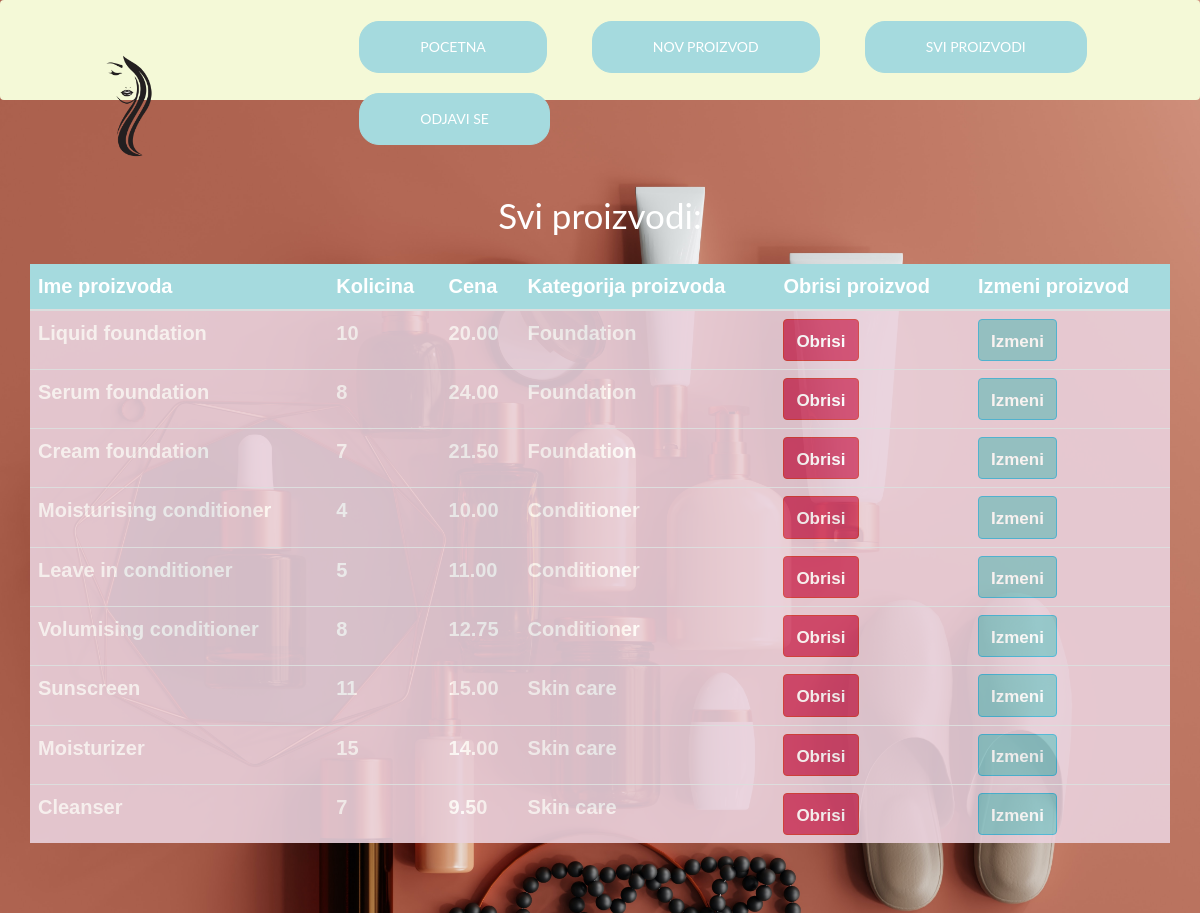
Screenshot of /prikaziProizvode.php with the database file from the repository.
### tables this page shows
CREATE TABLE `proizvodi` (
  `proizvodId` int(11) NOT NULL,
  `imeProizvoda` varchar(255) NOT NULL,
  `kolicina` int(255) NOT NULL,
  `cena` decimal(10,2) NOT NULL,
  `kategorijaId` int(11) NOT NULL
);

CREATE TABLE `kategorija` (
  `kategorijaId` int(11) NOT NULL,
  `imeKategorije` varchar(255) NOT NULL
);

### modeli/proizvod.php (called while the page is built, shortened)
<?php
class Proizvod{
  function __construct($proizvodId=null,$imeProizvoda=null,$kolicina=null,$cena=null,$kategorijaId=null) {
        $this->proizvodId = $proizvodId;
        $this->imeProizvoda = $imeProizvoda;
        $this->kolicina = $kolicina;
        $this->cena = $cena;
        $this->kategorijaId=$kategorijaId;
    }
}
?>

### modeli/kategorija.php (called while the page is built, shortened)
<?php
class Kategorija{
  function __construct($kategorijaId=null,$imeKategorije=null) {
        $this->imeKategorije = $imeKategorije;
    }
}
?>

### prikaziProizvode.php (the view, shortened to what this page needs)
<?php
include 'konekcija.php';
include 'modeli/proizvod.php';
include 'modeli/kategorija.php';
?>
<!DOCTYPE html>
<html lang="en">
<head>
  <link href="css/bootstrap.css" rel="stylesheet">
  <link href="css/style.css" rel="stylesheet">
</head>
<body style="background-size: cover;">
<nav class="navbar navbar-expand-lg navbar-light" id="navCont" style="height:100px; ">
            <div class="collapse navbar-collapse" id="navbarCollapse">
                <div class="navbar-nav p-lg-0 " style="margin-left: 2%; margin-top:10px;   ">
                <li><img src="photos/logoo.png" alt="navSlika" class="imgNav" ></li>
                    <li><a id="btn-Pocetna" href="index.php" type="button" class="btn btn-success btn-block" style="margin-left:100px" >
                        Pocetna</a></li>
                    <li><a id="btn-Dodaj" type="button" class="btn btn-success btn-block"  style="margin-left:100px" data-toggle="modal" data-target="#my" >
                        Nov proizvod </a></li>
                    <li><a id="btn-Prikazi" href="prikaziProizvode.php" type="button" style="margin-left:100px" class="btn btn-success btn-block">
                        Svi proizvodi</a></li>
                    <li><a id="btn-Pocetna" href="odjava.php" type="button" class="btn btn-success btn-block"  style="margin-left:100px">
                    Odjavi se</a> </li>
                </div>
            </div>
    </nav>
  <div class="container pt">
    <?php
    $niz = [];
    $rez = $conn->query("select * from proizvodi pr join kategorija k on pr.kategorijaId=k.kategorijaId");
    while ($red = $rez->fetch_array()) {
      $kategorija = new Kategorija($red['kategorijaId'], $red['imeKategorije']);
      $proizvodi = new Proizvod($red['proizvodId'], $red['imeProizvoda'], $red['kolicina'],$red['cena'], $kategorija);
      array_push($niz, $proizvodi);
    }
    ?>
    <p style="color:white; font-size:35px; padding-top:30px; padding-bottom:10px; text-align:center;"><span style="display: inline-block;">Svi proizvodi:</span></p>
    <table class="table table-hover">
      <thead style="font-weight:500px; font-size:20px; color: white; background-color: #A5DADE">
        <tr>
          <th>Ime proizvoda</th>
          <th>Kolicina</th>
          <th>Cena</th>
          <th>Kategorija proizvoda</th>
          <th>Obrisi proizvod</th>
          <th>Izmeni proizvod</th>
        </tr>
      </thead>
      <tbody style="color:white; font-size:20px ; font-weight: bold; background-color: #ead1dc; opacity:90%">
        <?php
        foreach ($niz as $vrednost) {
        ?>
          <tr>
            <td data-target="imeProizvoda"><?php echo $vrednost->imeProizvoda ?> </td>
            <td data-target="kolicina"><?php echo $vrednost->kolicina ?> </td>
            <td data-target="cena"><?php echo $vrednost->cena ?> </td>
            <td data-target="kategorijaId"><?php echo $vrednost->kategorijaId->imeKategorije ?></td>
            <td><button id="btnObrisi" name="btnObrisi" class="btn btn-danger" style="background-color:#d1466c ; color:white ; font-weight:bold; padding-top:10px; font-size:17px"
            data-id1="<?php echo $vrednost->proizvodId ?>">Obrisi</a></td>
            <td><button class="btn btn-info" data-toggle="modal" style="background-color:#90C7CA ; color:white ; font-weight:bold; padding-top:10px; font-size:17px"
            data-target="#my1" data-id2="<?php echo $vrednost->proizvodId ?>">Izmeni</a></td>
          </tr>
        <?php
        }
        ?>
      </tbody>
    </table>
  </div>
</body>
</html>

### css/style.css (style rules this page uses)
li { padding-right: 20px !important; margin-right: 20px !important; }
nav { background-color: #f4f9d7; }
h1,h2,h3,h4,p,a { font-family: 'Lato', sans-serif !important; font-weight: 400 !important; }
a { padding-left: 10px !important; padding-right: 10px !important; border-radius: 20px !important; }
body { background-color: #b1605e; font-family: 'Montserrat', sans-serif; font-weight: 400; font-size: 14px; color: #555; margin: 0; overflow-x: hidden; -webkit-font-smoothing: antialiased; -webkit-overflow-scrolling: touch; }
p { line-height: 28px; margin-bottom: 25px; font-size: 16px; }
a { color: #9dd1ed; word-wrap: break-word; -webkit-transition: color 0.1s ease-in, background 0.1s ease-in; -moz-transition: color 0.1s ease-in, background 0.1s ease-in; -ms-transition: color 0.1s ease-in, background 0.1s ease-in; -o-transition: color 0.1s ease-in, background 0.1s ease-in; transition: color 0.1s ease-in, background 0.1s ease-in; }
a:before, a:after { -webkit-transition: color 0.1s ease-in, background 0.1s ease-in; -moz-transition: color 0.1s ease-in, background 0.1s ease-in; -ms-transition: color 0.1s ease-in, background 0.1s ease-in; -o-transition: color 0.1s ease-in, background 0.1s ease-in; transition: color 0.1s ease-in, background 0.1s ease-in; }
.navbar { text-transform: uppercase; margin-bottom: 0px; }
.pt { padding-top: 50px; padding-bottom: 50px; }
img { width: 500px; }
li { display:inline; padding: 10px 5px; }
.imgNav { vertical-align: text-top !important; width: 170px !important; }

### rows the page displays
proizvodi: imeProizvoda "Liquid foundation", kolicina "10", cena "20.00", kategorijaId.imeKategorije "Foundation"
proizvodi: imeProizvoda "Serum foundation", kolicina "8", cena "24.00", kategorijaId.imeKategorije "Foundation"
proizvodi: imeProizvoda "Cream foundation", kolicina "7", cena "21.50", kategorijaId.imeKategorije "Foundation"
proizvodi: imeProizvoda "Moisturising conditioner", kolicina "4", cena "10.00", kategorijaId.imeKategorije "Conditioner"
proizvodi: imeProizvoda "Leave in conditioner", kolicina "5", cena "11.00", kategorijaId.imeKategorije "Conditioner"
proizvodi: imeProizvoda "Volumising conditioner", kolicina "8", cena "12.75", kategorijaId.imeKategorije "Conditioner"
proizvodi: imeProizvoda "Sunscreen", kolicina "11", cena "15.00", kategorijaId.imeKategorije "Skin care"
proizvodi: imeProizvoda "Moisturizer", kolicina "15", cena "14.00", kategorijaId.imeKategorije "Skin care"
proizvodi: imeProizvoda "Cleanser", kolicina "7", cena "9.50", kategorijaId.imeKategorije "Skin care"
